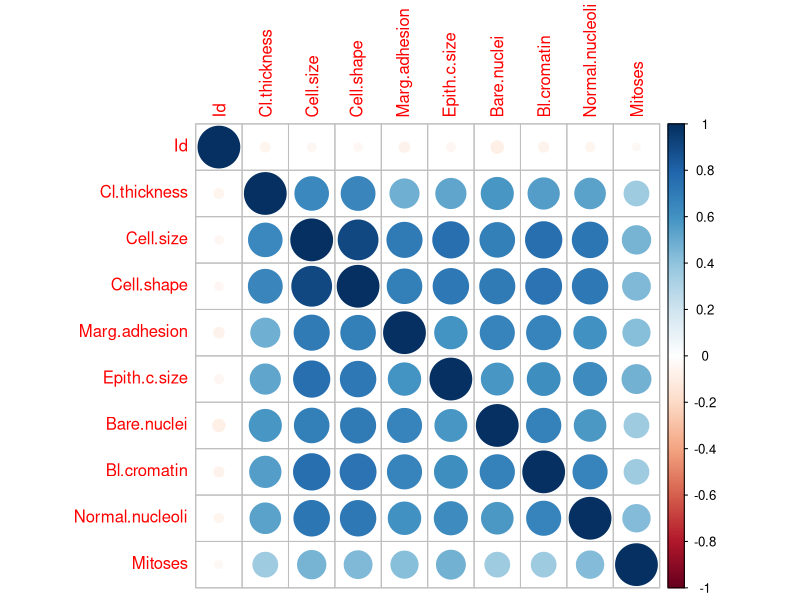

This figure's R source: (Note: this script raises an error after producing the figure.)
## ---- chunk 1
knitr::opts_chunk$set(echo = TRUE)
## ---- chunk 2
library(tidyverse)
library(caret)
library(randomForest)
library(mlbench)
library(glmnet)
## ---- chunk 3
data(BreastCancer)
head(BreastCancer)
dim(BreastCancer)
#summary(BreastCancer$Class)
## ---- chunk 4
BreastCancer_num = transform(BreastCancer, Id = as.numeric(Id), 
                         Cl.thickness = as.numeric(Cl.thickness),
                         Cell.size = as.numeric(Cell.size),
                         Cell.shape = as.numeric(Cell.shape), 
                         Marg.adhesion = as.numeric(Marg.adhesion),
                         Epith.c.size = as.numeric(Epith.c.size),
                         Bare.nuclei = as.numeric(Bare.nuclei), 
                         Bl.cromatin = as.numeric(Bl.cromatin), 
                         Normal.nucleoli = as.numeric(Normal.nucleoli),
                         Mitoses = as.numeric(Mitoses))

BreastCancer_num[is.na(BreastCancer_num)] = 0

#calculate correlation matrix using pearson correlation (others include spearman and kendall)
correlation_matrix = cor(BreastCancer_num[,1:10])

#visualize correlation matrix
library(corrplot)
corrplot(correlation_matrix)#, order = "hclust"

#apply correlation filter of 0.7
highly_correlated <- colnames(BreastCancer[, -1])[findCorrelation(correlation_matrix, cutoff = 0.65, verbose = TRUE)]

#which features are highly correlated and can be removed
highly_correlated
## ---- chunk 5
data(BreastCancer)
BreastCancer_num = transform(BreastCancer, Id = as.numeric(Id), 
                         Cl.thickness = as.numeric(Cl.thickness),
                         Cell.size = as.numeric(Cell.size),
                         Cell.shape = as.numeric(Cell.shape), 
                         Marg.adhesion = as.numeric(Marg.adhesion),
                         Epith.c.size = as.numeric(Epith.c.size),
                         Bare.nuclei = as.numeric(Bare.nuclei), 
                         Bl.cromatin = as.numeric(Bl.cromatin), 
                         Normal.nucleoli = as.numeric(Normal.nucleoli),
                         Mitoses = as.numeric(Mitoses))

BreastCancer_num[is.na(BreastCancer_num)] = 0

#define the control 
control = rfeControl(functions = caretFuncs, number = 2)

# run the RFE algorithm
results = rfe(BreastCancer_num[,1:10], BreastCancer_num[,11], sizes = c(2,5,9), rfeControl = control, method = "svmRadial")

results
results$variables
## ---- chunk 6
set.seed(24)

#convert data
x = as.matrix(BreastCancer_num[,1:10])
y = as.double(as.matrix(ifelse(BreastCancer_num[,11]=='benign', 0, 1))) 

#fit Lasso model 
cv.lasso <- cv.glmnet(x, y, family='binomial', alpha=1, parallel=TRUE, standardize=TRUE, type.measure='auc')

plot(cv.lasso)

cat('Min Lambda: ', cv.lasso$lambda.min, '\n 1Sd Lambda: ', cv.lasso$lambda.1se)
df_coef <- round(as.matrix(coef(cv.lasso, s=cv.lasso$lambda.min)), 2)

# See all contributing variables
df_coef[df_coef[, 1] != 0, ]
## ---- chunk 7
#data
data(BreastCancer)
train_size <- floor(0.75 * nrow(BreastCancer))
set.seed(24)
train_pos <- sample(seq_len(nrow(BreastCancer)), size = train_size)

#convert to numeric
BreastCancer_num = transform(BreastCancer, Id = as.numeric(Id), 
                         Cl.thickness = as.numeric(Cl.thickness),
                         Cell.size = as.numeric(Cell.size),
                         Cell.shape = as.numeric(Cell.shape), 
                         Marg.adhesion = as.numeric(Marg.adhesion),
                         Epith.c.size = as.numeric(Epith.c.size),
                         Bare.nuclei = as.numeric(Bare.nuclei), 
                         Bl.cromatin = as.numeric(Bl.cromatin), 
                         Normal.nucleoli = as.numeric(Normal.nucleoli),
                         Mitoses = as.numeric(Mitoses))

BreastCancer_num[is.na(BreastCancer_num)] = 0

train_classification <- BreastCancer_num[train_pos, ]
test_classification <- BreastCancer_num[-train_pos, ]

#fit a model
rfmodel = randomForest(Class ~ Id + Cl.thickness + Cell.size + Cell.shape + Marg.adhesion + Epith.c.size + Bare.nuclei + Bl.cromatin + Normal.nucleoli +  Mitoses, data=train_classification,  importance = TRUE, oob.times = 30, confusion = TRUE)

#rank features based on importance 
importance(rfmodel)

## ---- chunk 8
# Feature selection with logistic regression
# Fit a logistic regression model
logi_model = glm(Class~., data=train_classification,family = "binomial")

# Summary
summary(logi_model)
# The most important featrure here is Cl.thickness, the least important ones are again Epith.c.size, Cell.size, Cell.shape, and Marg.adhesion, similar with methods described above.
